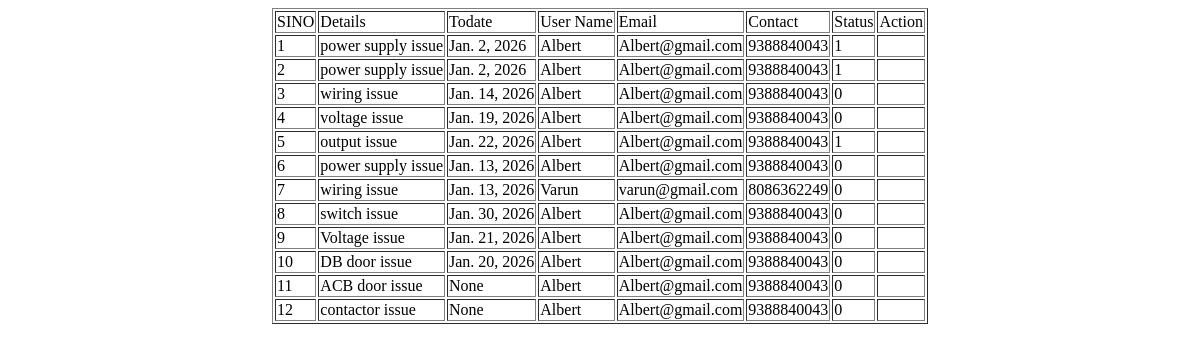
/ServiceCentre/viewrequest/, run on an earlier commit of the app's database.
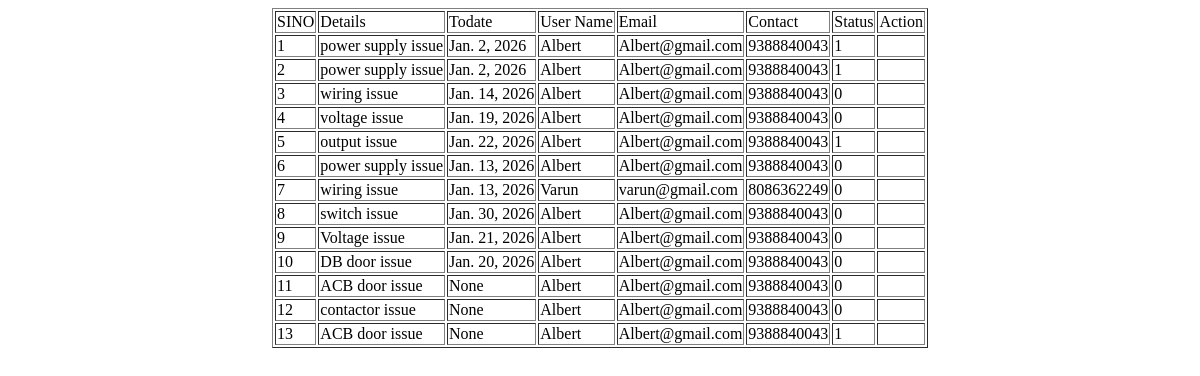
And on a later commit of the database.
### User/models.py (models this page shows)
class tbl_request(models.Model):
    request_date=models.DateField(auto_now_add=True)
    request_todate=models.DateField(null=True)
    request_details=models.CharField(max_length=50)
    request_emdetails=models.CharField(max_length=50,null=True)
    request_status=models.IntegerField(default=0)
    request_amount=models.CharField(max_length=50)
    request_emergency=models.IntegerField(null=True)
    user=models.ForeignKey(tbl_user,on_delete=models.CASCADE)
    servicecentre=models.ForeignKey(tbl_servicecentre,on_delete=models.CASCADE,null=True)
    worker=models.ForeignKey(tbl_worker,on_delete=models.CASCADE,null=True)
    product_photo=models.FileField(upload_to="Assets/UDocs/",null=True)
    product_bill=models.FileField(upload_to="Assets/UDocs/",null=True)

### Guest/models.py (models this page shows)
class tbl_user(models.Model):
    user_name=models.CharField(max_length=50)
    user_email=models.CharField(max_length=50)
    user_contact=models.CharField(max_length=50)
    user_address=models.CharField(max_length=50)
    user_password=models.CharField(max_length=50)
    user_photo = models.FileField(upload_to="Assets/UserDocs/")
    place=models.ForeignKey(tbl_place,on_delete=models.CASCADE)

### ServiceCentre/views.py (the view)
# urls.py: path('viewrequest/',views.viewrequest,name="viewrequest"),
def viewrequest(request):
    data=tbl_request.objects.all()
    return render(request,'ServiceCentre/ViewRequest.html',{"sc":data})

### ServiceCentre/Templates/ServiceCentre/ViewRequest.html (shortened to what this page needs)
<!DOCTYPE html>
<html lang="en">
<head>
</head>
<body>
    <form action="" method="post">
        <table align="center" border>
            <tr>
                <td>SINO</td>
                <td>Details</td>
                <td>Todate</td>
                <td>User Name</td>
                <td>Email</td>
                <td>Contact</td>
                <td>Status</td>
                <td>Action</td>
            </tr>
             <tr>
                 {% for i in sc %}
                <td>{{forloop.counter }}</td>
                <td>{{i.request_details}}</td>
                <td>{{i.request_todate}}</td>
                <td>{{i.user.user_name}}</td>
                <td>{{i.user.user_email}}</td>
                <td>{{i.user.user_contact}}</td>
                <td>{{i.request_emergency}}</td>
                <td>
                </td>
            </tr>
                {% endfor %}
        </table>
    </form>
</body>
</html>

What changed in the data, as far as the page shows it:
added tbl_request: request_details "ACB door issue", request_todate "None", user.user_name "Albert", user.user_email "Albert@gmail.com", user.user_contact "9388840043", request_emergency "1"
